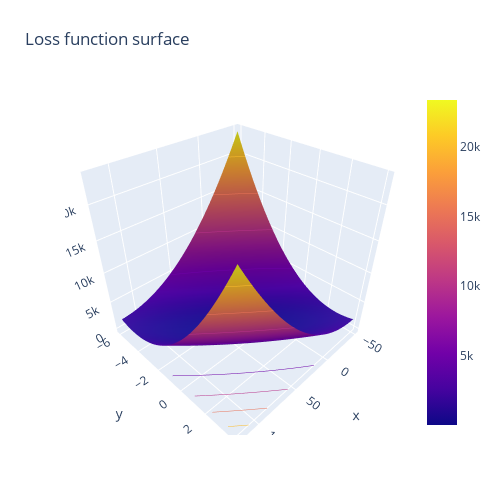

Notebook cell for this chart:
### Code cell
# Plotly code for some cool interactive 3d plots

fig = plty.Figure(data=[plty.Surface(z=z.values,x = b0_range, y = b1_range)])

fig.update_traces(contours_z=dict(show=True, usecolormap=True,
                                  highlightcolor="limegreen", project_z=True))

fig.update_layout(title='Loss function surface', autosize=False,
                  width=500, height=500,
                  margin=dict(l=65, r=50, b=65, t=90))
fig.show()

### Figure 1 — Plotly figure (JSON) as saved in the notebook; plotly's stock layout.template omitted (floating-point values rounded to 4 significant figures; data arrays with more than 128 entries replaced by an {"elided": "..."} marker saying what was removed)
{"data": [{"contours": {"z": {"highlightcolor": "limegreen", "project": {"z": true}, "show": true, "usecolormap": true}}, "type": "surface", "x": [-50, -47.54, -45.07, -42.61, -40.14, -37.68, -35.22, -32.75, -30.29, -27.83, -25.36, -22.9, -20.43, -17.97, -15.51, -13.04, -10.58, -8.116, -5.652, -3.188, -0.7246, 1.739, 4.203, 6.667, 9.13, 11.59, 14.06, 16.52, 18.99, 21.45, 23.91, 26.38, 28.84, 31.3, 33.77, 36.23, 38.7, 41.16, 43.62, 46.09, 48.55, 51.01, 53.48, 55.94, 58.41, 60.87, 63.33, 65.8, 68.26, 70.72, 73.19, 75.65, 78.12, 80.58, 83.04, 85.51, 87.97, 90.43, 92.9, 95.36, 97.83, 100.3, 102.8, 105.2, 107.7, 110.1, 112.6, 115.1, 117.5, 120], "y": [-6, -5.855, -5.71, -5.565, -5.42, -5.275, -5.13, -4.986, -4.841, -4.696, -4.551, -4.406, -4.261, -4.116, -3.971, -3.826, -3.681, -3.536, -3.391, -3.246, -3.101, -2.957, -2.812, -2.667, -2.522, -2.377, -2.232, -2.087, -1.942, -1.797, -1.652, -1.507, -1.362, -1.217, -1.072, -0.9275, -0.7826, -0.6377, -0.4928, -0.3478, -0.2029, -0.05797, 0.08696, 0.2319, 0.3768, 0.5217, 0.6667, 0.8116, 0.9565, 1.101, 1.246, 1.391, 1.536, 1.681, 1.826, 1.971, 2.116, 2.261, 2.406, 2.551, 2.696, 2.841, 2.986, 3.13, 3.275, 3.42, 3.565, 3.71, 3.855, 4], "z": {"elided": "70x70 float values"}}], "layout": {"autosize": false, "height": 500, "margin": {"b": 65, "l": 65, "r": 50, "t": 90}, "title": {"text": "Loss function surface"}, "width": 500}}
